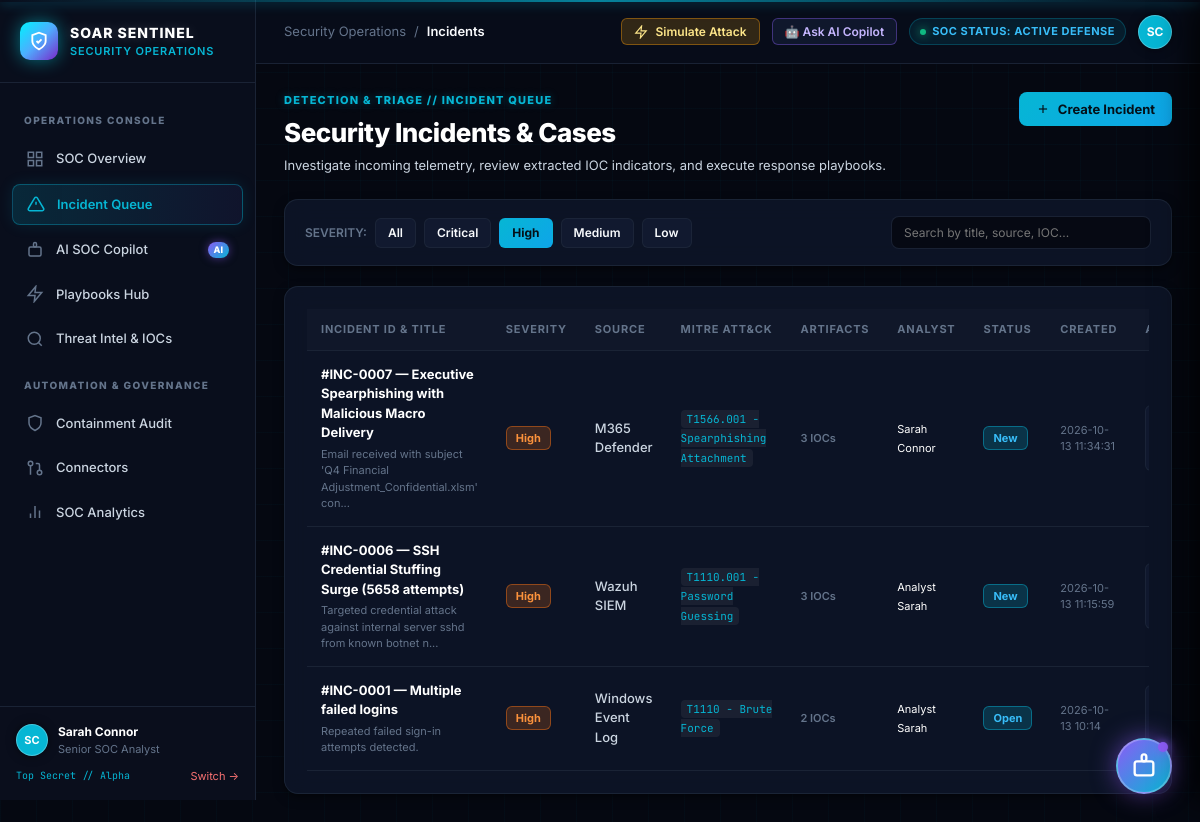
/incidents?severity=high&status=all&q=, run on the app's committed database.
### tables this page shows
CREATE TABLE incidents (
            id INTEGER PRIMARY KEY AUTOINCREMENT,
            title TEXT NOT NULL,
            severity TEXT NOT NULL DEFAULT 'Medium',
            source TEXT NOT NULL DEFAULT 'Manual',
            status TEXT NOT NULL DEFAULT 'Open',
            details TEXT DEFAULT '',
            created_at TEXT NOT NULL
        , assigned_to TEXT DEFAULT 'Analyst Sarah', mitre_technique TEXT DEFAULT 'T1110 - Brute Force', artifacts_json TEXT DEFAULT '[]', containment_status TEXT DEFAULT 'None', updated_at TEXT DEFAULT '');

### app.py (the view)
@app.route("/incidents")
def incidents():
    sev_filter = request.args.get("severity", "all")
    stat_filter = request.args.get("status", "all")
    q = request.args.get("q", "").strip().lower()
    query = "SELECT * FROM incidents WHERE 1=1"
    params = []
    if sev_filter != "all":
        query += " AND LOWER(severity) = ?"
        params.append(sev_filter.lower())
    if stat_filter != "all":
        query += " AND LOWER(status) = ?"
        params.append(stat_filter.lower())
    query += " ORDER BY id DESC"
    with db() as conn:
        rows = conn.execute(query, params).fetchall()
        parsed_rows = []
        for r in rows:
            item = dict(r)
            try:
                item["artifacts"] = json.loads(r["artifacts_json"] or "[]")
            except:
                item["artifacts"] = []
            if not q or q in item["title"].lower() or q in item["details"].lower() or q in item["source"].lower():
                parsed_rows.append(item)
    return render_template("incidents.html",
                           incidents=parsed_rows,
                           sev_filter=sev_filter,
                           stat_filter=stat_filter,
                           q=q,
                           page="incidents")

### app.py (called while the page is built)
def db():
    conn = sqlite3.connect(DB_PATH)
    conn.row_factory = sqlite3.Row
    return conn

def get_current_user():
    user_email = session.get("user_email", "sarah@soar.corp")
    return USERS.get(user_email, USERS["sarah@soar.corp"])

@app.context_processor
def inject_user():
    return {"current_user": get_current_user()}

### templates/incidents.html (shortened to what this page needs)
{% extends "base.html" %}
{% block content %}
<section class="content">
  <div class="heading">
    <div>
      <div class="eyebrow">DETECTION & TRIAGE // INCIDENT QUEUE</div>
      <h1>Security Incidents & Cases</h1>
      <p>Investigate incoming telemetry, review extracted IOC indicators, and execute response playbooks.</p>
    </div>
    <div style="display:flex; gap:10px;">
      <button class="btn primary" data-modal-open="newIncidentModal">
        <svg width="14" height="14" viewBox="0 0 24 24" fill="none" stroke="currentColor" stroke-width="2">
          <line x1="12" y1="5" x2="12" y2="19"/>
          <line x1="5" y1="12" x2="19" y2="12"/>
        </svg>
        Create Incident
      </button>
    </div>
  </div>
  <div class="panel" style="margin-bottom:20px; padding:16px 20px;">
    <div style="display:flex; align-items:center; justify-content:space-between; flex-wrap:wrap; gap:14px;">
      <div style="display:flex; align-items:center; gap:8px; flex-wrap:wrap;">
        <span style="font-size:12px; font-weight:600; color:var(--text-muted); text-transform:uppercase;">Severity:</span>
        <a class="btn {{ 'primary' if sev_filter=='all' else 'secondary' }} sm" href="{{ url_for('incidents', severity='all', status=stat_filter, q=q) }}">All</a>
        <a class="btn {{ 'primary' if sev_filter=='critical' else 'secondary' }} sm" href="{{ url_for('incidents', severity='critical', status=stat_filter, q=q) }}">Critical</a>
        <a class="btn {{ 'primary' if sev_filter=='high' else 'secondary' }} sm" href="{{ url_for('incidents', severity='high', status=stat_filter, q=q) }}">High</a>
        <a class="btn {{ 'primary' if sev_filter=='medium' else 'secondary' }} sm" href="{{ url_for('incidents', severity='medium', status=stat_filter, q=q) }}">Medium</a>
        <a class="btn {{ 'primary' if sev_filter=='low' else 'secondary' }} sm" href="{{ url_for('incidents', severity='low', status=stat_filter, q=q) }}">Low</a>
      </div>
      <div style="width:260px;">
        <input id="incidentSearch" value="{{ q }}" placeholder="Search by title, source, IOC..." style="padding:8px 12px; font-size:12px;">
      </div>
    </div>
  </div>
  <div class="panel">
    <div class="table-wrap">
      <table id="incidentTable">
        <thead>
          <tr>
            <th>Incident ID & Title</th>
            <th>Severity</th>
            <th>Source</th>
            <th>MITRE ATT&CK</th>
            <th>Artifacts</th>
            <th>Analyst</th>
            <th>Status</th>
            <th>Created</th>
            <th>Action</th>
          </tr>
        </thead>
        <tbody>
          {% for inc in incidents %}
          <tr>
            <td>
              <div class="incident-title">
                <a href="{{ url_for('incident_detail', incident_id=inc.id) }}">
                  #INC-{{ '%04d'|format(inc.id) }} — {{ inc.title }}
                </a>
              </div>
              <div class="tiny muted" style="margin-top:3px;">
                {{ inc.details[:75] }}{% if inc.details|length > 75 %}...{% endif %}
              </div>
            </td>
            <td>
              <span class="pill {{ inc.severity|lower }}">{{ inc.severity }}</span>
            </td>
            <td>
              <span style="font-weight:500; color:var(--text-dim);">{{ inc.source }}</span>
            </td>
            <td>
              <span class="tiny mono" style="background:rgba(255,255,255,0.06); padding:2px 6px; border-radius:4px; color:var(--cyan);">
                {{ inc.mitre_technique }}
              </span>
            </td>
            <td>
              <span class="tiny" style="color:var(--text-muted); font-weight:600;">
                {{ inc.artifacts|length }} IOCs
              </span>
            </td>
            <td>
              <span class="tiny" style="color:#fff;">{{ inc.assigned_to }}</span>
            </td>
            <td>
              <span class="pill {{ inc.status|lower|replace(' ', '-') }}">{{ inc.status }}</span>
            </td>
            <td class="tiny muted">
              {{ inc.created_at }}
            </td>
            <td>
              <a class="btn secondary sm" href="{{ url_for('incident_detail', incident_id=inc.id) }}">
              </a>
            </td>
          </tr>
          {% else %}
          <tr>
            <td colspan="9" style="text-align:center; padding:40px; color:var(--text-muted);">
              No incidents found matching current filters.
            </td>
          </tr>
          {% endfor %}
        </tbody>
      </table>
    </div>
  </div>
</section>
{% endblock %}

### templates/base.html (shortened to what this page needs)
<!doctype html>
<html lang="en">
<head>
  <link rel="stylesheet" href="{{ url_for('static', filename='style.css') }}">
</head>
<body>
  <div class="cyber-grid-bg"></div>
  <div class="shell">
    <aside class="sidebar">
      <a class="brand" href="{{ url_for('dashboard') }}">
        <div class="brand-icon">
          <svg viewBox="0 0 24 24" fill="none" stroke="currentColor" stroke-width="2.2">
            <path d="M12 22s8-4 8-10V5l-8-3-8 3v7c0 6 8 10 8 10z"/>
            <path d="M9 12l2 2 4-4"/>
          </svg>
        </div>
        <div class="brand-text">
          <strong>SOAR SENTINEL</strong>
          <small>Security Operations</small>
        </div>
      </a>
      <nav class="nav">
        <div class="nav-label">OPERATIONS CONSOLE</div>
        <a class="{{ 'active' if page=='dashboard' else '' }}" href="{{ url_for('dashboard') }}">
          <svg viewBox="0 0 24 24" fill="none" stroke="currentColor" stroke-width="2">
            <rect x="3" y="3" width="7" height="7"/>
            <rect x="14" y="3" width="7" height="7"/>
            <rect x="14" y="14" width="7" height="7"/>
            <rect x="3" y="14" width="7" height="7"/>
          </svg>
          <span>SOC Overview</span>
        </a>
        <a class="{{ 'active' if page=='incidents' else '' }}" href="{{ url_for('incidents') }}">
          <svg viewBox="0 0 24 24" fill="none" stroke="currentColor" stroke-width="2">
            <path d="M10.29 3.86L1.82 18a2 2 0 0 0 1.71 3h16.94a2 2 0 0 0 1.71-3L13.71 3.86a2 2 0 0 0-3.42 0z"/>
            <line x1="12" y1="9" x2="12" y2="13"/>
            <line x1="12" y1="17" x2="12.01" y2="17"/>
          </svg>
          <span>Incident Queue</span>
        </a>
        <a class="{{ 'active' if page=='copilot' else '' }}" href="{{ url_for('copilot') }}">
          <svg viewBox="0 0 24 24" fill="none" stroke="currentColor" stroke-width="2">
            <path d="M12 2a2 2 0 0 1 2 2v2a2 2 0 0 1-2 2 2 2 0 0 1-2-2V4a2 2 0 0 1 2-2z"/>
            <rect x="4" y="8" width="16" height="12" rx="2"/>
            <line x1="9" y1="13" x2="9.01" y2="13"/>
            <line x1="15" y1="13" x2="15.01" y2="13"/>
          </svg>
          <span>AI SOC Copilot</span>
          <span class="nav-badge-ai">AI</span>
        </a>
        <a class="{{ 'active' if page=='playbooks' else '' }}" href="{{ url_for('playbooks') }}">
          <svg viewBox="0 0 24 24" fill="none" stroke="currentColor" stroke-width="2">
            <polygon points="13 2 3 14 12 14 11 22 21 10 12 10 13 2"/>
          </svg>
          <span>Playbooks Hub</span>
        </a>
        <a class="{{ 'active' if page=='threat_intel' else '' }}" href="{{ url_for('threat_intel') }}">
          <svg viewBox="0 0 24 24" fill="none" stroke="currentColor" stroke-width="2">
            <circle cx="11" cy="11" r="8"/>
            <line x1="21" y1="21" x2="16.65" y2="16.65"/>
          </svg>
          <span>Threat Intel & IOCs</span>
        </a>
        <div class="nav-label">AUTOMATION & GOVERNANCE</div>
        <a class="{{ 'active' if page=='actions' else '' }}" href="{{ url_for('actions') }}">
          <svg viewBox="0 0 24 24" fill="none" stroke="currentColor" stroke-width="2">
            <path d="M12 22s8-4 8-10V5l-8-3-8 3v7c0 6 8 10 8 10z"/>
          </svg>
          <span>Containment Audit</span>
        </a>
        <a class="{{ 'active' if page=='integrations' else '' }}" href="{{ url_for('integrations') }}">
          <svg viewBox="0 0 24 24" fill="none" stroke="currentColor" stroke-width="2">
            <circle cx="18" cy="18" r="3"/>
            <circle cx="6" cy="6" r="3"/>
            <path d="M13 6h3a2 2 0 0 1 2 2v7"/>
            <line x1="6" y1="9" x2="6" y2="21"/>
          </svg>
          <span>Connectors</span>
        </a>
        <a class="{{ 'active' if page=='reports' else '' }}" href="{{ url_for('reports') }}">
          <svg viewBox="0 0 24 24" fill="none" stroke="currentColor" stroke-width="2">
            <line x1="18" y1="20" x2="18" y2="10"/>
            <line x1="12" y1="20" x2="12" y2="4"/>
            <line x1="6" y1="20" x2="6" y2="14"/>
          </svg>
          <span>SOC Analytics</span>
        </a>
      </nav>
      <div class="side-bottom">
        <div style="display:flex; align-items:center; gap:10px; margin-bottom:10px;">
          <div class="avatar" style="background:{{ current_user.color }}; width:32px; height:32px; font-size:11px;">
            {{ current_user.avatar }}
          </div>
          <div style="flex:1; overflow:hidden;">
            <div style="font-weight:700; color:#fff; font-size:12px; white-space:nowrap; text-overflow:ellipsis; overflow:hidden;">{{ current_user.name }}</div>
            <div class="tiny" style="color:var(--text-muted); white-space:nowrap; text-overflow:ellipsis; overflow:hidden;">{{ current_user.role }}</div>
          </div>
        </div>
        <div style="display:flex; justify-content:space-between; align-items:center;">
          <span class="tiny mono" style="color:var(--cyan); font-size:10px;">{{ current_user.clearance }}</span>
          <a href="{{ url_for('login') }}" class="tiny" style="color:#f87171; text-decoration:none;">Switch &rarr;</a>
        </div>
      </div>
    </aside>
    <main class="main">
      <header class="topbar">
        <div class="crumb">
          <span>Security Operations</span>
          <span>/</span>
          <b>{{ page|replace('_', ' ')|capitalize }}</b>
        </div>
        <div class="top-right">
          <button class="btn warning sm" data-modal-open="simModal">
            <svg width="14" height="14" viewBox="0 0 24 24" fill="none" stroke="currentColor" stroke-width="2">
              <polygon points="13 2 3 14 12 14 11 22 21 10 12 10 13 2"/>
            </svg>
            Simulate Attack
          </button>
          <button class="btn secondary sm" id="topbarCopilotBtn" style="border-color:rgba(139,92,246,0.4); color:#c4b5fd;">
            🤖 Ask AI Copilot
          </button>
          <span class="env-tag">
            <span class="live-pulse" style="width:6px; height:6px;"></span>
            SOC STATUS: ACTIVE DEFENSE
          </span>
          <a href="{{ url_for('login') }}" class="avatar" style="background:{{ current_user.color }}; text-decoration:none;" title="{{ current_user.name }} ({{ current_user.role }}) - Click to switch operator">
            {{ current_user.avatar }}
          </a>
        </div>
      </header>
      {% block content %}{% endblock %}
    </main>
  </div>
  <button class="floating-copilot-btn" id="openCopilotBtn" title="Open Sentinel AI Copilot">
    <span class="live-pulse" style="position:absolute; top:2px; right:2px; width:10px; height:10px; background:#8b5cf6; box-shadow:0 0 10px #8b5cf6;"></span>
    <svg viewBox="0 0 24 24" fill="none" stroke="currentColor" stroke-width="2">
      <path d="M12 2a2 2 0 0 1 2 2v2a2 2 0 0 1-2 2 2 2 0 0 1-2-2V4a2 2 0 0 1 2-2z"/>
      <rect x="4" y="8" width="16" height="12" rx="2"/>
      <line x1="9" y1="13" x2="9.01" y2="13"/>
      <line x1="15" y1="13" x2="15.01" y2="13"/>
    </svg>
  </button>
</body>
</html>

### data on the page
incidents: name "Sarah Connor", id "0007", title "Executive Spearphishing with Malicious Macro Delivery", details "Email received with subject 'Q4 Financial Adjustment_Confidential.xlsm' con", severity "High", source "M365 Defender", mitre_technique "T1566.001 - Spearphishing Attachment", artifacts|length "3", assigned_to "Sarah Connor", status "New", created_at "2026-10-13 11:34:31"
incidents: id "0006", title "SSH Credential Stuffing Surge (5658 attempts)", details "Targeted credential attack against internal server sshd from known botnet n", severity "High", source "Wazuh SIEM", mitre_technique "T1110.001 - Password Guessing", artifacts|length "3", assigned_to "Analyst Sarah", status "New", created_at "2026-10-13 11:15:59"
incidents: id "0001", title "Multiple failed logins", details "Repeated failed sign-in attempts detected.", severity "High", source "Windows Event Log", mitre_technique "T1110 - Brute Force", artifacts|length "2", assigned_to "Analyst Sarah", status "Open", created_at "2026-10-13 10:14"

### other printed values
{{ current_user.avatar }} "SC"
{{ current_user.role }} "Senior SOC Analyst"
{{ current_user.clearance }} "Top Secret // Alpha"
{{ page|replace('_', ' ')|capitalize }} "Incidents"
